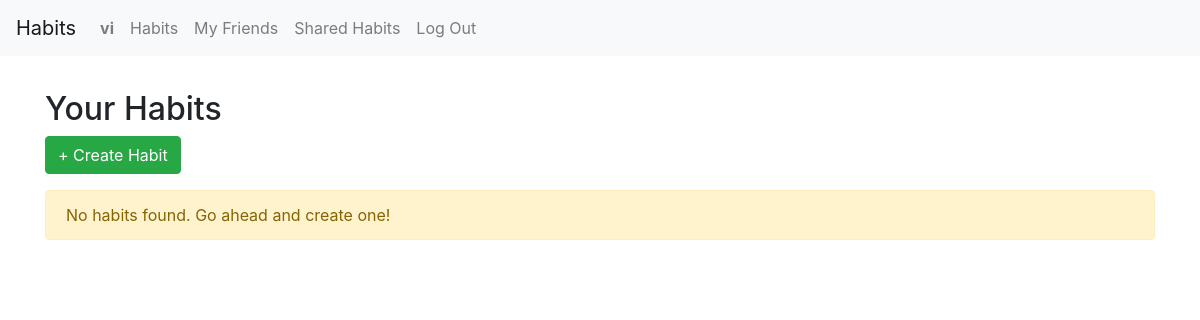
/ (signed in), run on an earlier commit of the app's database.
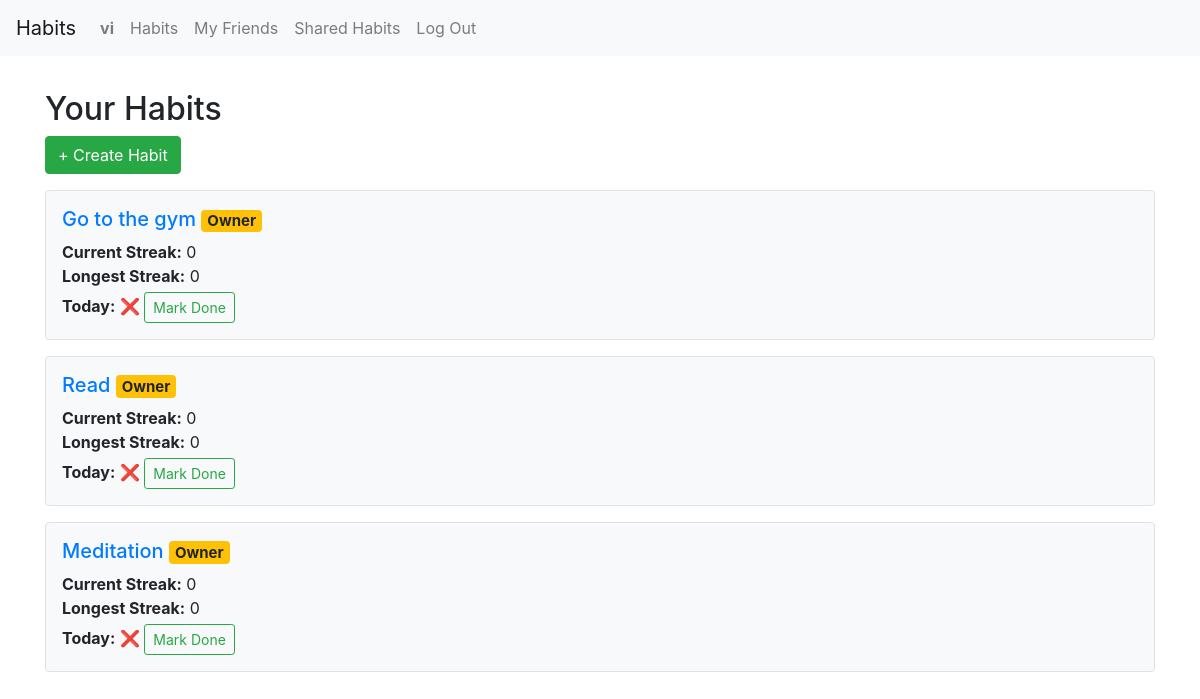
And on a later commit of the database.
### tracker/models.py (models this page shows, shortened)
class User(AbstractUser):
    friends = models.ManyToManyField("self", symmetrical=True, blank=True)

class Habit(models.Model):
    name = models.CharField(max_length=100)
    created_at = models.DateField(auto_now_add=True)
    description = models.TextField(blank=True)
    users = models.ManyToManyField(User, related_name="shared_habits")
    owner = models.ForeignKey(User, on_delete=models.CASCADE, related_name="habits_owned", null=True, blank=True)
    target_minutes = models.PositiveIntegerField(default=30)
    category = models.ForeignKey(Category, on_delete=models.CASCADE, related_name='habits')

### tracker/views.py (the view)
# urls.py: path("", views.index, name="index"),
@login_required
def index(request):
    habits = Habit.objects.filter(users=request.user)
    habit_data = []
    for habit in habits:
        logs=habit.logs.filter(user=request.user).order_by('-date')
        today_minutes = logs.filter(date=date.today()).aggregate(Sum("minutes_done"))["minutes_done__sum"] or 0
        today_done = today_minutes >= habit.target_minutes
        streak_data = calculate_streaks(
            logs = logs,
            start_date = habit.created_at,
            target_minutes = habit.target_minutes if hasattr(habit, "target_minutes") else 30
        )
        habit_data.append({
            "habit": habit,
            "current_streak": streak_data["current_streak"],
            "longest_streak": streak_data["longest_streak"],
            "today_done": today_done,
        })
    return render(request, "tracker/index.html", {
        "habit_data": habit_data,
    })

### tracker/templates/tracker/index.html (shortened to what this page needs)
{% extends "tracker/layout.html" %}
{% load static %}
{% block body %}
    <div class="container mt-4">
        <h2>Your Habits</h2>
        <a href="{% url 'create_habit' %}" class="btn btn-success mb-3">+ Create Habit</a>
        {% for item in habit_data %}
            <div class="border rounded p-3 mb-3 bg-light">
                <h5 class="mb-2">
                    <a href="{% url 'habit_detail' item.habit.id %}">{{ item.habit.name }}</a>
                    {% if item.habit.owner.id != request.user.id %}
                        <span class="badge bg-info">Shared</span>
                    {% else %}
                        <span class="badge bg-warning">Owner</span>
                    {% endif %}
                </h5>
                <p class="mb-1">
                    <strong>Current Streak:</strong> {{ item.current_streak }}<br>
                    <strong>Longest Streak:</strong> {{ item.longest_streak }}
                </p>
                <div>
                    <strong>Today:</strong>
                    <span class="today-status" data-habit-id="{{ item.habit.id }}">
                        {% if item.today_done %}
                            ✅
                        {% else %}
                            ❌
                            <button class="btn btn-sm btn-outline-success ms-2 mark-done-btn" data-habit-id="{{ item.habit.id }}">
                                Mark Done
                            </button>
                        {% endif %}
                    </span>
                </div>
            </div>
        {% empty %}
            <div class="alert alert-warning">No habits found. Go ahead and create one!</div>
        {% endfor %}
    </div>
{% endblock %}

### tracker/templates/tracker/layout.html (shortened to what this page needs)
{% load static %}
<!DOCTYPE html>
<html lang="en">
    <head>
        <link rel="stylesheet" href="https://stackpath.bootstrapcdn.com/bootstrap/4.4.1/css/bootstrap.min.css">
        <link href="{% static 'tracker/styles.css' %}" rel="stylesheet">
    </head>
    <body>
        <nav class="navbar navbar-expand-lg navbar-light bg-light">
            <a class="navbar-brand" href="#">Habits</a>
            <div>
              <ul class="navbar-nav mr-auto">
                {% if user.is_authenticated %}
                    <li class="nav-item">
                        <a class="nav-link" href="{% url 'profile_view' request.user %}"><strong>{{ user.username }}</strong></a>
                    </li>
                {% endif %}
                <li class="nav-item">
                  <a class="nav-link" href="{% url 'index' %}">Habits</a>
                </li>
                {% if user.is_authenticated %}
                    <li class="nav-item">
                        <a class="nav-link" href="{% url 'friends_list' %}">My Friends</a>
                    </li>
                    <li class="nav-item">
                        <a class="nav-link" href="{% url 'shared_habits' %}">Shared Habits</a>
                    </li>
                    <li class="nav-item">
                        <a class="nav-link" href="{% url 'logout' %}">Log Out</a>
                    </li>
                {% endif %}
              </ul>
            </div>
          </nav>
        <div class="body">
            {% block body %}
            {% endblock %}
        </div>
    </body>
</html>

### tracker/static/tracker/styles.css (style rules this page uses)
.body { padding: 10px; }

What changed in the data, as far as the page shows it:
added Habit: habit.name "Go to the gym", shows "Owner", current_streak "0", longest_streak "0"
added Habit: habit.name "Read", shows "Owner", current_streak "0", longest_streak "0"
added Habit: habit.name "Meditation", shows "Owner", current_streak "0", longest_streak "0"
Also different on the page:
text no longer shown: "No habits found. Go ahead and create one!"
